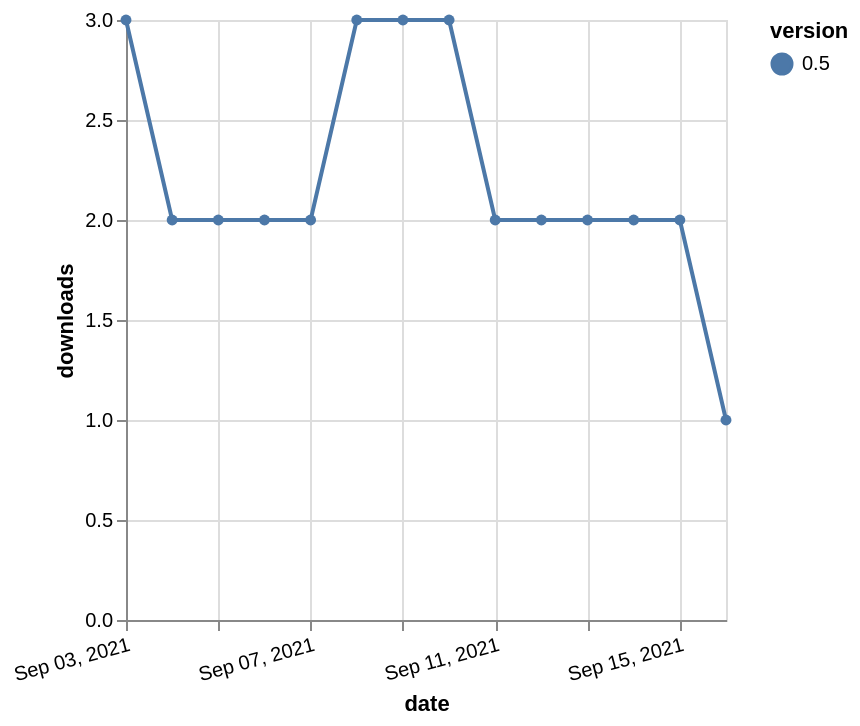

The specification (Vega-Lite) saved for this image:
### Vega-Lite specification from a JSON file in a GitHub repository (floating-point values rounded to 4 significant figures)
{"$schema": "https://vega.github.io/schema/vega-lite/v5.json", "description": "A simple bar chart with embedded data.", "data": {"values": [{"date": "2021-09-03", "total": 176, "delta": 3, "version": "0.5"}, {"date": "2021-09-04", "total": 178, "delta": 2, "version": "0.5"}, {"date": "2021-09-05", "total": 180, "delta": 2, "version": "0.5"}, {"date": "2021-09-06", "total": 182, "delta": 2, "version": "0.5"}, {"date": "2021-09-07", "total": 184, "delta": 2, "version": "0.5"}, {"date": "2021-09-08", "total": 187, "delta": 3, "version": "0.5"}, {"date": "2021-09-09", "total": 190, "delta": 3, "version": "0.5"}, {"date": "2021-09-10", "total": 193, "delta": 3, "version": "0.5"}, {"date": "2021-09-11", "total": 195, "delta": 2, "version": "0.5"}, {"date": "2021-09-12", "total": 197, "delta": 2, "version": "0.5"}, {"date": "2021-09-13", "total": 199, "delta": 2, "version": "0.5"}, {"date": "2021-09-14", "total": 201, "delta": 2, "version": "0.5"}, {"date": "2021-09-15", "total": 203, "delta": 2, "version": "0.5"}, {"date": "2021-09-16", "total": 204, "delta": 1, "version": "0.5"}]}, "width": "container", "mark": {"type": "line", "point": {"filled": true}}, "encoding": {"x": {"field": "date", "type": "temporal", "timeUnit": "yearmonthdate", "title": "date", "axis": {"labelAngle": -15}}, "y": {"field": "delta", "type": "quantitative", "title": "downloads"}, "color": {"field": "version", "type": "nominal"}, "tooltip": {"field": "delta"}}}
